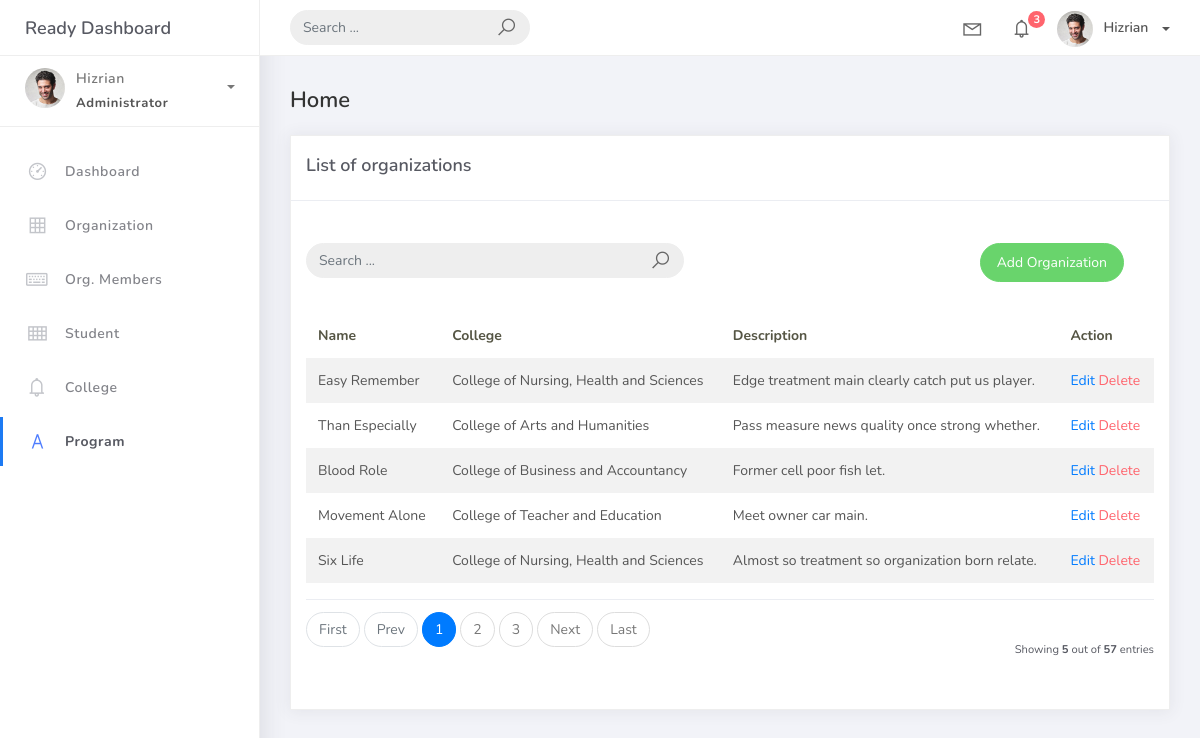
/organization_list, run on an earlier commit of the app's database.
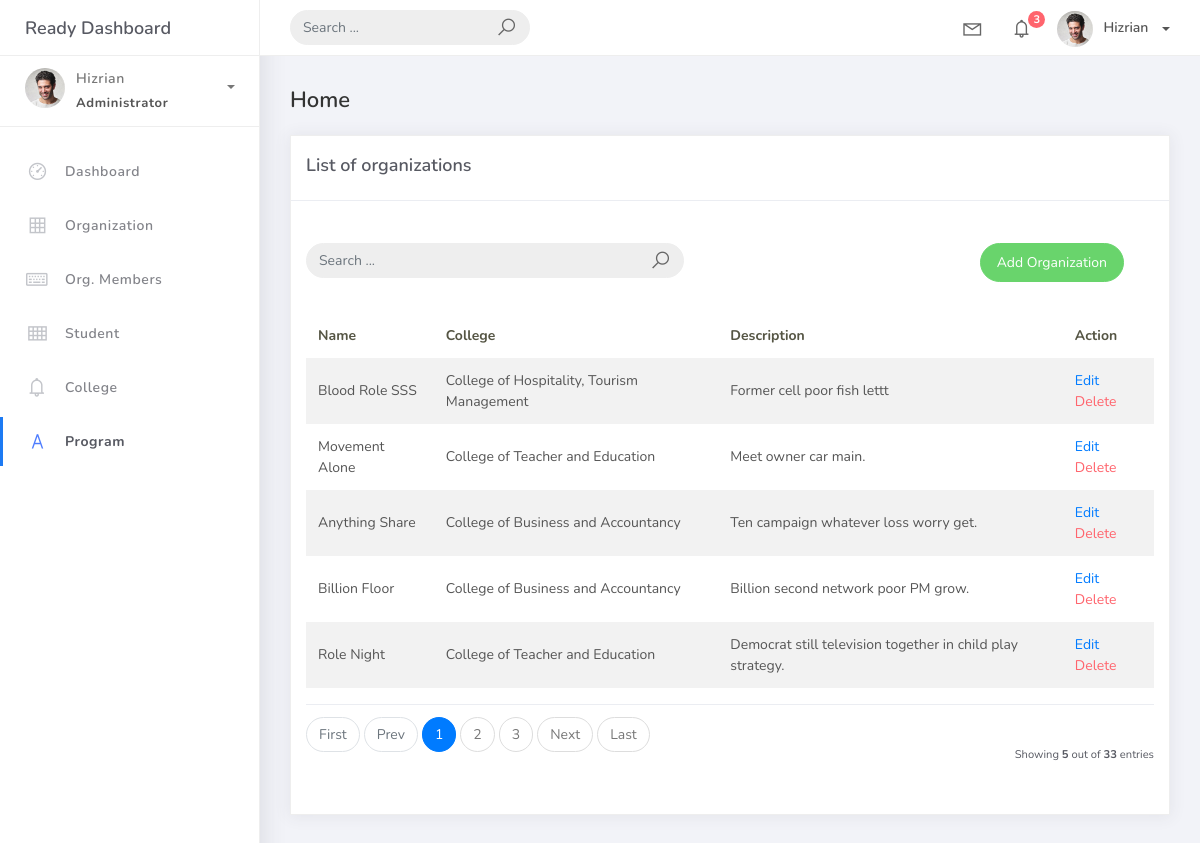
And on a later commit of the database.
### studentorg/models.py (models this page shows, shortened)
class BaseModel(models.Model):
    created_at = models.DateTimeField(auto_now_add=True, db_index=True)
    updated_at = models.DateTimeField(auto_now=True)
    class Meta:
        abstract = True

class Organization(BaseModel):
    name = models.CharField(max_length=250)
    college = models.ForeignKey(
        College, null=True, blank=True, on_delete=models.CASCADE)
    description = models.CharField(max_length=500)

class College(BaseModel):
    college_name = models.CharField(max_length=150)
    def __str__(self):
        return self.college_name

### studentorg/views.py (the view)
# urls.py: path('organization_list',OrganizationList.as_view(), name='organization-list'),
class OrganizationList(ListView):
    model = Organization
    context_object_name = 'organization'
    template_name = 'org_list.html'
    paginate_by = 5
    def get_queryset(self, *args, **kwargs):
         qs = super(OrganizationList, self).get_queryset(*args, **kwargs)
         if self.request.GET.get("q") != None:
             query = self.request.GET.get('q')
             qs = qs.filter(Q(name__icontains=query) |
                            Q(description__icontains=query))
         return qs

### templates/org_list.html (shortened to what this page needs)
{% extends 'base.html' %} {% load static %} {% block content %}
<div class="content">
  <div class="container-fluid">
    <h4 class="page-title">Home</h4>
     <div class="row">
      <div class="col-md-12">
        <div class="card">
         <div class="card-header">
           <div class="card-title">List of organizations</div>
        </div>
        <br />
        <div class="col-md-12 row">
            <div class="col-md-6">
                <br/>
              <form class="navbar-left navbar-form nav-search mr-md-3" action="{% url 'organization-list' %}">
                <div class="input-group">
                  <input type="text" placeholder="Search ..." class="form-control" name="q" />
                  <div class="input-group-append">
                    <span class="input-group-text">
                      <i class="la la-search search-icon"></i>
                    </span>
                  </div>
                </div>
              </form>
            </div>
            <div class="col-md-6">
              <div class="pull-right">
                <br/>
                <a href="{% url 'organization-add' %}" class="btn btn-success btn-rounded">Add Organization</a>
              </div>
            </div>
          </div>
        <div class="card-body">
        <table class="table table-striped mt-3">
        <thead>
            <tr>
              <th scope="col">Name</th>
              <th scope="col">College</th>
              <th scope="col">Description</th>
              <th scope="col">Action</th>
            </tr>
            </thead>
            <tbody>
              {% for object in object_list %}
              <tr>
                <td>{{ object.name}}</td>
                <td>{{ object.college }}</td>
                <td>{{ object.description }}</td>
                <td>
                    <a href="organization_list/{{ object.id }}">Edit</a>
                    <a href="organization_list/{{ object.id }}/delete" class="text-danger">Delete</a>
                </td>
              </tr>
              {% empty %}
              <tr>
                <td colspan="4" style="text-align: center;">
                    <p class="text-sm font-weight-bold mb-0">No Record Found</p>
                </td>
              </tr>
              {% endfor %}
              </tbody>
            </table>
            {% include 'includes/pagination.html' %}
           </div>
          </div>
        </div>
      </div>
    </div>
</div>
{% endblock %}

### templates/base.html (shortened to what this page needs)
{% load static %}
<!DOCTYPE html>
<html>
<head>
	<link rel="stylesheet" href="{% static 'css/bootstrap.min.css' %}">
	<link rel="stylesheet" href="{% static 'css/ready.css' %}">
	<link rel="stylesheet" href="{% static 'css/demo.css' %}">
</head>
<body>
	<div class="wrapper">
		<div class="main-header">
			<div class="logo-header">
				<a href="index.html" class="logo">
					Ready Dashboard
				</a>
			</div>
			<nav class="navbar navbar-header navbar-expand-lg">
				<div class="container-fluid">
					<form class="navbar-left navbar-form nav-search mr-md-3" action="">
						<div class="input-group">
							<input type="text" placeholder="Search ..." class="form-control">
							<div class="input-group-append">
								<span class="input-group-text">
									<i class="la la-search search-icon"></i>
								</span>
							</div>
						</div>
					</form>
					<ul class="navbar-nav topbar-nav ml-md-auto align-items-center">
						<li class="nav-item dropdown hidden-caret">
							<a class="nav-link dropdown-toggle" href="#" id="navbarDropdown" role="button" data-toggle="dropdown" aria-haspopup="true" aria-expanded="false">
								<i class="la la-envelope"></i>
							</a>
						</li>
						<li class="nav-item dropdown hidden-caret">
							<a class="nav-link dropdown-toggle" href="#" id="navbarDropdown" role="button" data-toggle="dropdown" aria-haspopup="true" aria-expanded="false">
								<i class="la la-bell"></i>
								<span class="notification">3</span>
							</a>
						</li>
						<li class="nav-item dropdown">
							<a class="dropdown-toggle profile-pic" data-toggle="dropdown" href="#" aria-expanded="false"> <img src="{% static 'img/profile.jpg' %}" alt="user-img" width="36" class="img-circle"><span >Hizrian</span></span> </a>
							</li>
						</ul>
					</div>
				</nav>
			</div>
			<div class="sidebar">
				<div class="scrollbar-inner sidebar-wrapper">
					<div class="user">
						<div class="photo">
							<img src="{% static 'img/profile.jpg' %}">
						</div>
						<div class="info">
							<a class="" data-toggle="collapse" href="#collapseExample" aria-expanded="true">
								<span>
									Hizrian
									<span class="user-level">Administrator</span>
									<span class="caret"></span>
								</span>
							</a>
						</div>
					</div>
					<ul class="nav">
						<li class="nav-item">
							<a href="index.html">
								<i class="la la-dashboard"></i>
								<p>Dashboard</p>
							</a>
						</li>
						<li class="nav-item">
							<a href="{% url 'organization-list' %}">
								<i class="la la-table"></i>
								<p>Organization</p>
							</a>
						</li>
						<li class="nav-item">
							<a href="{% url 'orgmember-list' %}">
								<i class="la la-keyboard-o"></i>
								<p>Org. Members</p>
							</a>
						</li>
						<li class="nav-item">
							<a href="{% url 'students-list' %}">
								<i class="la la-th"></i>
								<p>Student</p>
							</a>
						</li>
						<li class="nav-item">
							<a href="{% url 'college-list' %}">
								<i class="la la-bell"></i>
								<p>College</p>
							</a>
						</li>
						<li class="nav-item active">
							<a href="{% url 'program-list' %}">
								<i class="la la-font"></i>
								<p>Program</p>
							</a>
						</li>
					</ul>
				</div>
			</div>
			<div class="main-panel">
					{% block content %}
					{% endblock %}
			</div>
		</div>
</body>
</html>

### templates/includes/pagination.html (shortened to what this page needs)
{% if is_paginated %}
<div class="card-footer px-0 border-0 d-flex flex-column flex-lg-row align-items-center justify-content-between mt-3">
  <nav aria-label="Topica pagination" class="mb-4">
    <ul class="pagination">
      {% if page_obj.has_previous %}
      <li class="page-item">
        <a class="page-link" href="?page=1">First</a>
      </li>
      {% else %}
      <li class="page-item disabled">
        <span class="page-link">First</span>
      </li>
      {% endif %}
      {% if page_obj.has_previous %}
      <li class="page-item">
        <a class="page-link" href="?page={{ page_obj.previous_page_number }}">Prev</a>
      </li>
      {% else %}
      <li class="page-item disabled">
        <span class="page-link">Prev</span>
      </li>
      {% endif %}
      {% for page_num in paginator.page_range %}
        {% if page_obj.number == page_num %}
          <li class="page-item active">
            <span class="page-link">
              {{ page_num }}
            </span>
          </li>
        {% elif page_num > page_obj.number|add:'-3' and page_num < page_obj.number|add:'3' %}
          <li class="page-item">
            <a class="page-link" href="?page={{ page_num }}">{{ page_num }}</a>
          </li>
        {% endif %}
      {% endfor %}
      {% if page_obj.has_next %}
      <li class="page-item">
        <a class="page-link" href="?page={{ page_obj.next_page_number }}">Next</a>
      </li>
      {% else %}
      <li class="page-item disabled">
        <span class="page-link">Next</span>
      </li>
      {% endif %}
      {% if page_obj.has_next %}
      <li class="page-item">
        <a class="page-link" href="?page={{ paginator.num_pages }}">Last</a>
      </li>
      {% else %}
      <li class="page-item disabled">
        <span class="page-link">Last</span>
      </li>
      {% endif %}
    </ul>
  </nav>
  <div class="fw-normal small mt-4 mt-lg-0">Showing <b>{{ object_list.count }}</b> out of <b>{{ paginator.count }}</b> entries</div>
</div>
{% endif %}

What changed in the data, as far as the page shows it:
removed Organization: name "Easy Remember", college "College of Nursing, Health and Sciences", description "Edge treatment main clearly catch put us player."
removed Organization: name "Than Especially", college "College of Arts and Humanities", description "Pass measure news quality once strong whether."
removed Organization: name "Six Life", college "College of Nursing, Health and Sciences", description "Almost so treatment so organization born relate."
changed Organization: name "Blood Role" → "Blood Role SSS"; college "College of Business and Accountancy" → "College of Hospitality, Tourism Management"; description "Former cell poor fish let." → "Former cell poor fish lettt"
now on this page (row unchanged): Organization: name "Anything Share", college "College of Business and Accountancy", description "Ten campaign whatever loss worry get."
now on this page (row unchanged): Organization: name "Billion Floor", college "College of Business and Accountancy", description "Billion second network poor PM grow."
now on this page (row unchanged): Organization: name "Role Night", college "College of Teacher and Education", description "Democrat still television together in child play strategy."
Also different on the page:
{{ paginator.count }}: "57" → "33"
